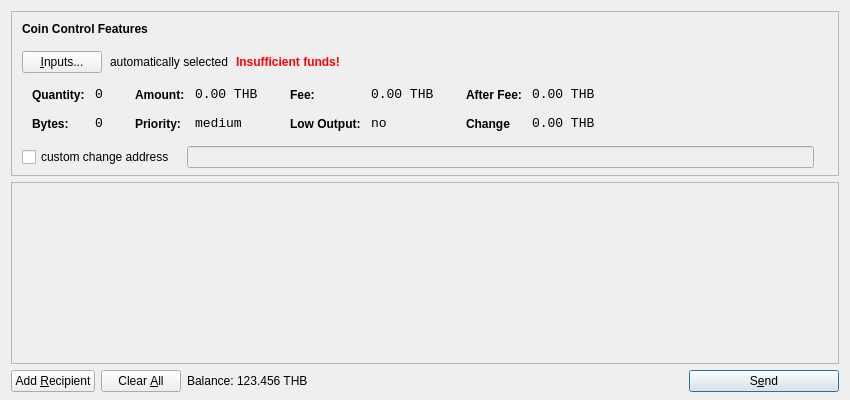
<?xml version="1.0" encoding="UTF-8"?>
<ui version="4.0">
 <class>SendCoinsDialog</class>
 <widget class="QDialog" name="SendCoinsDialog">
  <property name="geometry">
   <rect>
    <x>0</x>
    <y>0</y>
    <width>850</width>
    <height>400</height>
   </rect>
  </property>
  <property name="windowTitle">
   <string>Send Coins</string>
  </property>
  <layout class="QVBoxLayout" name="verticalLayout" stretch="0,1,0">
   <property name="bottomMargin">
    <number>8</number>
   </property>
   <item>
    <widget class="QFrame" name="frameCoinControl">
     <property name="sizePolicy">
      <sizepolicy hsizetype="Expanding" vsizetype="Expanding">
       <horstretch>0</horstretch>
       <verstretch>0</verstretch>
      </sizepolicy>
     </property>
     <property name="maximumSize">
      <size>
       <width>16777215</width>
       <height>16777215</height>
      </size>
     </property>
     <property name="frameShape">
      <enum>QFrame::StyledPanel</enum>
     </property>
     <property name="frameShadow">
      <enum>QFrame::Sunken</enum>
     </property>
     <layout class="QVBoxLayout" name="verticalLayoutCoinControl2">
      <property name="spacing">
       <number>6</number>
      </property>
      <property name="leftMargin">
       <number>0</number>
      </property>
      <property name="topMargin">
       <number>0</number>
      </property>
      <property name="rightMargin">
       <number>0</number>
      </property>
      <property name="bottomMargin">
       <number>6</number>
      </property>
      <item>
       <layout class="QVBoxLayout" name="verticalLayoutCoinControl" stretch="0,0,0,0,1">
        <property name="spacing">
         <number>0</number>
        </property>
        <property name="leftMargin">
         <number>10</number>
        </property>
        <property name="topMargin">
         <number>10</number>
        </property>
        <item>
         <layout class="QHBoxLayout" name="horizontalLayoutCoinControl1">
          <property name="bottomMargin">
           <number>15</number>
          </property>
          <item>
           <widget class="QLabel" name="labelCoinControlFeatures">
            <property name="sizePolicy">
             <sizepolicy hsizetype="Preferred" vsizetype="Maximum">
              <horstretch>0</horstretch>
              <verstretch>0</verstretch>
             </sizepolicy>
            </property>
            <property name="font">
             <font>
              <weight>75</weight>
              <bold>true</bold>
             </font>
            </property>
            <property name="styleSheet">
             <string notr="true">font-weight:bold;</string>
            </property>
            <property name="text">
             <string>Coin Control Features</string>
            </property>
           </widget>
          </item>
         </layout>
        </item>
        <item>
         <layout class="QHBoxLayout" name="horizontalLayoutCoinControl2" stretch="0,0,0,0">
          <property name="spacing">
           <number>8</number>
          </property>
          <property name="bottomMargin">
           <number>10</number>
          </property>
          <item>
           <widget class="QPushButton" name="pushButtonCoinControl">
            <property name="styleSheet">
             <string notr="true"/>
            </property>
            <property name="text">
             <string>&amp;Inputs...</string>
            </property>
           </widget>
          </item>
          <item>
           <widget class="QLabel" name="labelCoinControlAutomaticallySelected">
            <property name="text">
             <string>automatically selected</string>
            </property>
            <property name="margin">
             <number>5</number>
            </property>
           </widget>
          </item>
          <item>
           <widget class="QLabel" name="labelCoinControlInsuffFunds">
            <property name="font">
             <font>
              <weight>75</weight>
              <bold>true</bold>
             </font>
            </property>
            <property name="styleSheet">
             <string notr="true">color:red;font-weight:bold;</string>
            </property>
            <property name="text">
             <string>Insufficient funds!</string>
            </property>
            <property name="margin">
             <number>5</number>
            </property>
           </widget>
          </item>
          <item>
           <spacer name="horizontalSpacerCoinControl">
            <property name="orientation">
             <enum>Qt::Horizontal</enum>
            </property>
            <property name="sizeHint" stdset="0">
             <size>
              <width>40</width>
              <height>1</height>
             </size>
            </property>
           </spacer>
          </item>
         </layout>
        </item>
        <item>
         <widget class="QWidget" name="widgetCoinControl" native="true">
          <property name="sizePolicy">
           <sizepolicy hsizetype="Preferred" vsizetype="Preferred">
            <horstretch>0</horstretch>
            <verstretch>0</verstretch>
           </sizepolicy>
          </property>
          <property name="minimumSize">
           <size>
            <width>0</width>
            <height>0</height>
           </size>
          </property>
          <property name="styleSheet">
           <string notr="true"/>
          </property>
          <layout class="QHBoxLayout" name="horizontalLayoutCoinControl5">
           <property name="leftMargin">
            <number>0</number>
           </property>
           <property name="topMargin">
            <number>0</number>
           </property>
           <property name="rightMargin">
            <number>0</number>
           </property>
           <property name="bottomMargin">
            <number>0</number>
           </property>
           <item>
            <layout class="QHBoxLayout" name="horizontalLayoutCoinControl3" stretch="0,0,0,1">
             <property name="spacing">
              <number>20</number>
             </property>
             <property name="topMargin">
              <number>0</number>
             </property>
             <property name="bottomMargin">
              <number>10</number>
             </property>
             <item>
              <layout class="QFormLayout" name="formLayoutCoinControl1">
               <property name="horizontalSpacing">
                <number>10</number>
               </property>
               <property name="verticalSpacing">
                <number>14</number>
               </property>
               <property name="leftMargin">
                <number>10</number>
               </property>
               <property name="topMargin">
                <number>4</number>
               </property>
               <property name="rightMargin">
                <number>6</number>
               </property>
               <item row="0" column="0">
                <widget class="QLabel" name="labelCoinControlQuantityText">
                 <property name="styleSheet">
                  <string notr="true">font-weight:bold;</string>
                 </property>
                 <property name="text">
                  <string>Quantity:</string>
                 </property>
                 <property name="margin">
                  <number>0</number>
                 </property>
                </widget>
               </item>
               <item row="0" column="1">
                <widget class="QLabel" name="labelCoinControlQuantity">
                 <property name="font">
                  <font>
                   <family>Monospace</family>
                   <pointsize>10</pointsize>
                  </font>
                 </property>
                 <property name="cursor">
                  <cursorShape>IBeamCursor</cursorShape>
                 </property>
                 <property name="contextMenuPolicy">
                  <enum>Qt::ActionsContextMenu</enum>
                 </property>
                 <property name="text">
                  <string>0</string>
                 </property>
                 <property name="margin">
                  <number>0</number>
                 </property>
                 <property name="textInteractionFlags">
                  <set>Qt::LinksAccessibleByMouse|Qt::TextSelectableByKeyboard|Qt::TextSelectableByMouse</set>
                 </property>
                </widget>
               </item>
               <item row="1" column="0">
                <widget class="QLabel" name="labelCoinControlBytesText">
                 <property name="styleSheet">
                  <string notr="true">font-weight:bold;</string>
                 </property>
                 <property name="text">
                  <string>Bytes:</string>
                 </property>
                </widget>
               </item>
               <item row="1" column="1">
                <widget class="QLabel" name="labelCoinControlBytes">
                 <property name="font">
                  <font>
                   <family>Monospace</family>
                   <pointsize>10</pointsize>
                  </font>
                 </property>
                 <property name="cursor">
                  <cursorShape>IBeamCursor</cursorShape>
                 </property>
                 <property name="contextMenuPolicy">
                  <enum>Qt::ActionsContextMenu</enum>
                 </property>
                 <property name="text">
                  <string>0</string>
                 </property>
                 <property name="textInteractionFlags">
                  <set>Qt::LinksAccessibleByMouse|Qt::TextSelectableByKeyboard|Qt::TextSelectableByMouse</set>
                 </property>
                </widget>
               </item>
              </layout>
             </item>
             <item>
              <layout class="QFormLayout" name="formLayoutCoinControl2">
               <property name="horizontalSpacing">
                <number>10</number>
               </property>
               <property name="verticalSpacing">
                <number>14</number>
               </property>
               <property name="leftMargin">
                <number>6</number>
               </property>
               <property name="topMargin">
                <number>4</number>
               </property>
               <property name="rightMargin">
                <number>6</number>
               </property>
               <item row="0" column="0">
                <widget class="QLabel" name="labelCoinControlAmountText">
                 <property name="styleSheet">
                  <string notr="true">font-weight:bold;</string>
                 </property>
                 <property name="text">
                  <string>Amount:</string>
                 </property>
                 <property name="margin">
                  <number>0</number>
                 </property>
                </widget>
               </item>
               <item row="0" column="1">
                <widget class="QLabel" name="labelCoinControlAmount">
                 <property name="font">
                  <font>
                   <family>Monospace</family>
                   <pointsize>10</pointsize>
                  </font>
                 </property>
                 <property name="cursor">
                  <cursorShape>IBeamCursor</cursorShape>
                 </property>
                 <property name="contextMenuPolicy">
                  <enum>Qt::ActionsContextMenu</enum>
                 </property>
                 <property name="text">
                  <string>0.00 THB</string>
                 </property>
                 <property name="textInteractionFlags">
                  <set>Qt::LinksAccessibleByMouse|Qt::TextSelectableByKeyboard|Qt::TextSelectableByMouse</set>
                 </property>
                </widget>
               </item>
               <item row="1" column="0">
                <widget class="QLabel" name="labelCoinControlPriorityText">
                 <property name="styleSheet">
                  <string notr="true">font-weight:bold;</string>
                 </property>
                 <property name="text">
                  <string>Priority:</string>
                 </property>
                </widget>
               </item>
               <item row="1" column="1">
                <widget class="QLabel" name="labelCoinControlPriority">
                 <property name="font">
                  <font>
                   <family>Monospace</family>
                   <pointsize>10</pointsize>
                  </font>
                 </property>
                 <property name="cursor">
                  <cursorShape>IBeamCursor</cursorShape>
                 </property>
                 <property name="contextMenuPolicy">
                  <enum>Qt::ActionsContextMenu</enum>
                 </property>
                 <property name="text">
                  <string>medium</string>
                 </property>
                 <property name="textInteractionFlags">
                  <set>Qt::LinksAccessibleByMouse|Qt::TextSelectableByKeyboard|Qt::TextSelectableByMouse</set>
                 </property>
                </widget>
               </item>
              </layout>
             </item>
             <item>
              <layout class="QFormLayout" name="formLayoutCoinControl3">
               <property name="horizontalSpacing">
                <number>10</number>
               </property>
               <property name="verticalSpacing">
                <number>14</number>
               </property>
               <property name="leftMargin">
                <number>6</number>
               </property>
               <property name="topMargin">
                <number>4</number>
               </property>
               <property name="rightMargin">
                <number>6</number>
               </property>
               <item row="0" column="0">
                <widget class="QLabel" name="labelCoinControlFeeText">
                 <property name="styleSheet">
                  <string notr="true">font-weight:bold;</string>
                 </property>
                 <property name="text">
                  <string>Fee:</string>
                 </property>
                 <property name="margin">
                  <number>0</number>
                 </property>
                </widget>
               </item>
               <item row="0" column="1">
                <widget class="QLabel" name="labelCoinControlFee">
                 <property name="font">
                  <font>
                   <family>Monospace</family>
                   <pointsize>10</pointsize>
                  </font>
                 </property>
                 <property name="cursor">
                  <cursorShape>IBeamCursor</cursorShape>
                 </property>
                 <property name="contextMenuPolicy">
                  <enum>Qt::ActionsContextMenu</enum>
                 </property>
                 <property name="text">
                  <string>0.00 THB</string>
                 </property>
                 <property name="textInteractionFlags">
                  <set>Qt::LinksAccessibleByMouse|Qt::TextSelectableByKeyboard|Qt::TextSelectableByMouse</set>
                 </property>
                </widget>
               </item>
               <item row="1" column="0">
                <widget class="QLabel" name="labelCoinControlLowOutputText">
                 <property name="styleSheet">
                  <string notr="true">font-weight:bold;</string>
                 </property>
                 <property name="text">
                  <string>Low Output:</string>
                 </property>
                </widget>
               </item>
               <item row="1" column="1">
                <widget class="QLabel" name="labelCoinControlLowOutput">
                 <property name="font">
                  <font>
                   <family>Monospace</family>
                   <pointsize>10</pointsize>
                  </font>
                 </property>
                 <property name="cursor">
                  <cursorShape>IBeamCursor</cursorShape>
                 </property>
                 <property name="contextMenuPolicy">
                  <enum>Qt::ActionsContextMenu</enum>
                 </property>
                 <property name="text">
                  <string>no</string>
                 </property>
                 <property name="textInteractionFlags">
                  <set>Qt::LinksAccessibleByMouse|Qt::TextSelectableByKeyboard|Qt::TextSelectableByMouse</set>
                 </property>
                </widget>
               </item>
              </layout>
             </item>
             <item>
              <layout class="QFormLayout" name="formLayoutCoinControl4">
               <property name="horizontalSpacing">
                <number>10</number>
               </property>
               <property name="verticalSpacing">
                <number>14</number>
               </property>
               <property name="leftMargin">
                <number>6</number>
               </property>
               <property name="topMargin">
                <number>4</number>
               </property>
               <property name="rightMargin">
                <number>6</number>
               </property>
               <item row="0" column="0">
                <widget class="QLabel" name="labelCoinControlAfterFeeText">
                 <property name="styleSheet">
                  <string notr="true">font-weight:bold;</string>
                 </property>
                 <property name="text">
                  <string>After Fee:</string>
                 </property>
                 <property name="margin">
                  <number>0</number>
                 </property>
                </widget>
               </item>
               <item row="0" column="1">
                <widget class="QLabel" name="labelCoinControlAfterFee">
                 <property name="font">
                  <font>
                   <family>Monospace</family>
                   <pointsize>10</pointsize>
                  </font>
                 </property>
                 <property name="cursor">
                  <cursorShape>IBeamCursor</cursorShape>
                 </property>
                 <property name="contextMenuPolicy">
                  <enum>Qt::ActionsContextMenu</enum>
                 </property>
                 <property name="text">
                  <string>0.00 THB</string>
                 </property>
                 <property name="textInteractionFlags">
                  <set>Qt::LinksAccessibleByMouse|Qt::TextSelectableByKeyboard|Qt::TextSelectableByMouse</set>
                 </property>
                </widget>
               </item>
               <item row="1" column="0">
                <widget class="QLabel" name="labelCoinControlChangeText">
                 <property name="styleSheet">
                  <string notr="true">font-weight:bold;</string>
                 </property>
                 <property name="text">
                  <string>Change</string>
                 </property>
                </widget>
               </item>
               <item row="1" column="1">
                <widget class="QLabel" name="labelCoinControlChange">
                 <property name="font">
                  <font>
                   <family>Monospace</family>
                   <pointsize>10</pointsize>
                  </font>
                 </property>
                 <property name="cursor">
                  <cursorShape>IBeamCursor</cursorShape>
                 </property>
                 <property name="contextMenuPolicy">
                  <enum>Qt::ActionsContextMenu</enum>
                 </property>
                 <property name="text">
                  <string>0.00 THB</string>
                 </property>
                 <property name="textInteractionFlags">
                  <set>Qt::LinksAccessibleByMouse|Qt::TextSelectableByKeyboard|Qt::TextSelectableByMouse</set>
                 </property>
                </widget>
               </item>
              </layout>
             </item>
            </layout>
           </item>
          </layout>
         </widget>
        </item>
        <item>
         <layout class="QHBoxLayout" name="horizontalLayoutCoinControl4" stretch="0,0,0">
          <property name="spacing">
           <number>12</number>
          </property>
          <property name="sizeConstraint">
           <enum>QLayout::SetDefaultConstraint</enum>
          </property>
          <property name="topMargin">
           <number>5</number>
          </property>
          <property name="rightMargin">
           <number>5</number>
          </property>
          <item>
           <widget class="QCheckBox" name="checkBoxCoinControlChange">
            <property name="text">
             <string>custom change address</string>
            </property>
           </widget>
          </item>
          <item>
           <widget class="QLineEdit" name="lineEditCoinControlChange">
            <property name="enabled">
             <bool>false</bool>
            </property>
            <property name="sizePolicy">
             <sizepolicy hsizetype="Expanding" vsizetype="Fixed">
              <horstretch>0</horstretch>
              <verstretch>0</verstretch>
             </sizepolicy>
            </property>
           </widget>
          </item>
          <item>
           <widget class="QLabel" name="labelCoinControlChangeLabel">
            <property name="sizePolicy">
             <sizepolicy hsizetype="Preferred" vsizetype="Expanding">
              <horstretch>0</horstretch>
              <verstretch>0</verstretch>
             </sizepolicy>
            </property>
            <property name="minimumSize">
             <size>
              <width>0</width>
              <height>0</height>
             </size>
            </property>
            <property name="text">
             <string/>
            </property>
            <property name="margin">
             <number>3</number>
            </property>
           </widget>
          </item>
         </layout>
        </item>
        <item>
         <spacer name="verticalSpacerCoinControl">
          <property name="orientation">
           <enum>Qt::Vertical</enum>
          </property>
          <property name="sizeHint" stdset="0">
           <size>
            <width>800</width>
            <height>1</height>
           </size>
          </property>
         </spacer>
        </item>
       </layout>
      </item>
     </layout>
    </widget>
   </item>
   <item>
    <widget class="QScrollArea" name="scrollArea">
     <property name="widgetResizable">
      <bool>true</bool>
     </property>
     <widget class="QWidget" name="scrollAreaWidgetContents">
      <property name="geometry">
       <rect>
        <x>0</x>
        <y>0</y>
        <width>830</width>
        <height>173</height>
       </rect>
      </property>
      <layout class="QVBoxLayout" name="verticalLayout_2">
       <property name="leftMargin">
        <number>0</number>
       </property>
       <property name="topMargin">
        <number>0</number>
       </property>
       <property name="rightMargin">
        <number>0</number>
       </property>
       <property name="bottomMargin">
        <number>0</number>
       </property>
       <item>
        <layout class="QVBoxLayout" name="entries">
         <property name="spacing">
          <number>6</number>
         </property>
        </layout>
       </item>
       <item>
        <spacer name="verticalSpacer">
         <property name="orientation">
          <enum>Qt::Vertical</enum>
         </property>
         <property name="sizeHint" stdset="0">
          <size>
           <width>20</width>
           <height>40</height>
          </size>
         </property>
        </spacer>
       </item>
      </layout>
     </widget>
    </widget>
   </item>
   <item>
    <layout class="QHBoxLayout" name="horizontalLayout">
     <item>
      <widget class="QPushButton" name="addButton">
       <property name="toolTip">
        <string>Send to multiple recipients at once</string>
       </property>
       <property name="text">
        <string>Add &amp;Recipient</string>
       </property>
       <property name="icon">
        <iconset resource="../bitcoin.qrc">
         <normaloff>:/icons/add</normaloff>:/icons/add</iconset>
       </property>
       <property name="autoDefault">
        <bool>false</bool>
       </property>
      </widget>
     </item>
     <item>
      <widget class="QPushButton" name="clearButton">
       <property name="sizePolicy">
        <sizepolicy hsizetype="Minimum" vsizetype="Fixed">
         <horstretch>0</horstretch>
         <verstretch>0</verstretch>
        </sizepolicy>
       </property>
       <property name="toolTip">
        <string>Remove all transaction fields</string>
       </property>
       <property name="text">
        <string>Clear &amp;All</string>
       </property>
       <property name="icon">
        <iconset resource="../bitcoin.qrc">
         <normaloff>:/icons/remove</normaloff>:/icons/remove</iconset>
       </property>
       <property name="autoRepeatDelay">
        <number>300</number>
       </property>
       <property name="autoDefault">
        <bool>false</bool>
       </property>
      </widget>
     </item>
     <item>
      <layout class="QHBoxLayout" name="horizontalLayout_2">
       <property name="spacing">
        <number>3</number>
       </property>
       <item>
        <widget class="QLabel" name="label">
         <property name="text">
          <string>Balance:</string>
         </property>
        </widget>
       </item>
       <item>
        <widget class="QLabel" name="labelBalance">
         <property name="cursor">
          <cursorShape>IBeamCursor</cursorShape>
         </property>
         <property name="text">
          <string>123.456 THB</string>
         </property>
         <property name="textInteractionFlags">
          <set>Qt::LinksAccessibleByMouse|Qt::TextSelectableByKeyboard|Qt::TextSelectableByMouse</set>
         </property>
        </widget>
       </item>
      </layout>
     </item>
     <item>
      <spacer name="horizontalSpacer">
       <property name="orientation">
        <enum>Qt::Horizontal</enum>
       </property>
       <property name="sizeHint" stdset="0">
        <size>
         <width>40</width>
         <height>20</height>
        </size>
       </property>
      </spacer>
     </item>
     <item>
      <widget class="QPushButton" name="sendButton">
       <property name="minimumSize">
        <size>
         <width>150</width>
         <height>0</height>
        </size>
       </property>
       <property name="toolTip">
        <string>Confirm the send action</string>
       </property>
       <property name="text">
        <string>S&amp;end</string>
       </property>
       <property name="icon">
        <iconset resource="../bitcoin.qrc">
         <normaloff>:/icons/send</normaloff>:/icons/send</iconset>
       </property>
       <property name="default">
        <bool>true</bool>
       </property>
      </widget>
     </item>
    </layout>
   </item>
  </layout>
 </widget>
 <resources>
  <include location="../bitcoin.qrc"/>
 </resources>
 <connections/>
</ui>
